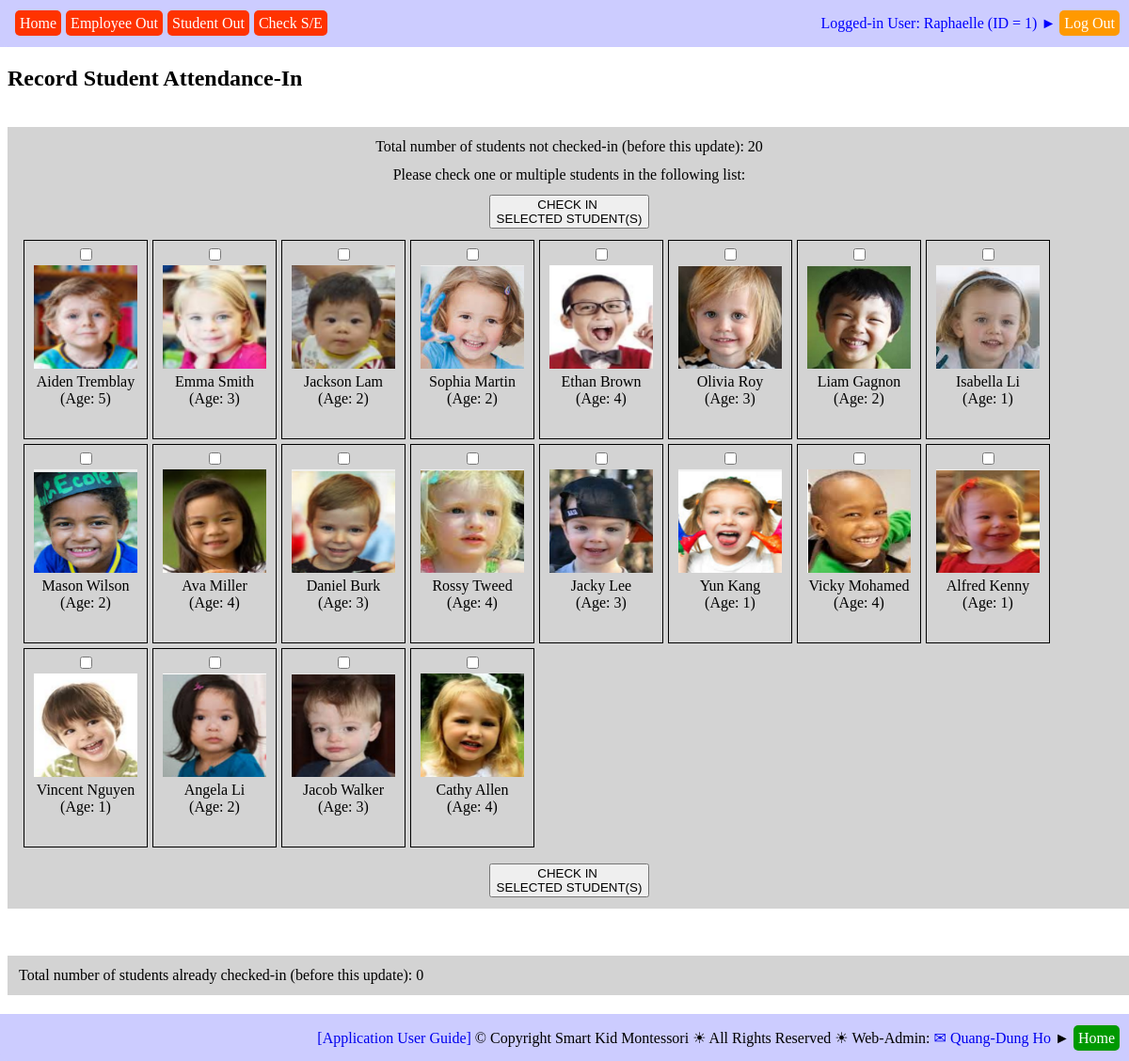
/record_student_attendance_in.php (signed in), run on the app's committed database.
### tables this page shows
CREATE TABLE `web_pages` (
  `PAGE_ID` int(11) NOT NULL,
  `TAG_CLASS` varchar(50) NOT NULL,
  `TYPE` varchar(20) NOT NULL,
  `HREF` varchar(500) NOT NULL,
  `ICON_URL` varchar(500) NOT NULL,
  `TITLE` varchar(200) NOT NULL,
  `TITLE_SHORT` varchar(200) NOT NULL,
  `STATUS` varchar(20) NOT NULL
);

CREATE TABLE `students` (
  `STU_ID` int(11) NOT NULL,
  `STU_FIRST_NAME` varchar(50) NOT NULL,
  `STU_LAST_NAME` varchar(25) NOT NULL,
  `STU_BIRTHDATE` date NOT NULL,
  `STU_SEX` varchar(1) NOT NULL,
  `STU_PHOTO` varchar(50) NOT NULL,
  `STU_START_DATE` date NOT NULL,
  `STU_GRAD_DATE` date NOT NULL,
  `STU_DAILY_FEE` float NOT NULL,
  `STU_CREDENTIAL` varchar(10) NOT NULL,
  `STU_NOTES` text NOT NULL
);

### sql_queries.php (called while the page is built, shortened)
<?php
	function connectDB()
	{
		$db_hostname = "localhost";
		$db_name     = "montessori";
		$db_username = "root";
		$db_password = "";
		$db = mysqli_connect($db_hostname, $db_username, $db_password, $db_name);
		return ($db);
	}
	function getResult($query)
	{
		$db = connectDB();
		$result = mysqli_query($db, $query);
		return ($result);
	}
?>

### db_operations.php (the view, shortened to what this page needs)
<?php
require_once("sql_queries.php");
function insert_DB_QUERY_LOGS($user_name, $queryStrToDisplay)
{
	$queryStr = "INSERT INTO ";
		$queryStr = $queryStr . "DB_QUERY_LOGS(";
		$queryStr = $queryStr . "QUERY_STR";
		$queryStr = $queryStr . ", " . "USER_NAME";
		$queryStr = $queryStr . ", " . "DATE_TIME";
		$queryStr = $queryStr . ", " . "IP_ADDR";
		$queryStr = $queryStr . ")";
	$queryStr = $queryStr . " VALUES(";
		$queryStr = $queryStr . "'" . $queryStrToDisplay .  "'";
		$queryStr = $queryStr . ", " . "'" . $user_name . "'";
		$queryStr = $queryStr . ", " . "NOW()";
		$queryStr = $queryStr . ", " . "'" . get_client_ip() .  "'";
		$queryStr = $queryStr . ")";
	$queryStr = $queryStr . ";";
	$result = getResult($queryStr);
	return ($result);
}
function getStudents_NotAttendanceCheckedToday($event_type, $debug_on)
{
	$queryStr = 'SELECT  ';
		$queryStr = $queryStr . 'STUDENTS.STU_ID';
		$queryStr = $queryStr . ', ' . 'CONCAT(STUDENTS.STU_FIRST_NAME, " ", STUDENTS.STU_LAST_NAME) AS STU_NAME';
		$queryStr = $queryStr . ', ' . 'STUDENTS.STU_BIRTHDATE';
		$queryStr = $queryStr . ', ' . 'FLOOR(DATEDIFF(NOW(), STUDENTS.STU_BIRTHDATE)/365.25) AS STU_AGE';
		$queryStr = $queryStr . ', ' . 'STUDENTS.STU_PHOTO';
	$queryStr = $queryStr . ' FROM ';
		$queryStr = $queryStr . 'STUDENTS';
	$queryStr = $queryStr . ' WHERE  STUDENTS.STU_ID NOT IN ';
		$queryStr = $queryStr . '(SELECT STUDENT_ATTENDANCES.STU_ID FROM STUDENT_ATTENDANCES WHERE
										STUDENT_ATTENDANCES.DATE_TIME >= CURDATE() AND
										STUDENT_ATTENDANCES.DATE_TIME < (CURDATE() + INTERVAL 1 DAY) AND
										STUDENT_ATTENDANCES.EVENT_TYPE = "' . $event_type . '")';
	$queryStr = $queryStr . ';';
	$result = getResult($queryStr);
	return ($result);
}
function createStudentList_AttendanceCheck($result)
{
	$resultRows = mysqli_num_rows($result);
	for ($row = 0; $row < $resultRows; $row++)
	{
		$currentRow = mysqli_fetch_row($result);
		echo '<div class="imagelinkbox">';
		echo '<input type="checkbox" name="checked_student_ids[]"' .
				' id="' . $currentRow[0] . '_id"' .
				' value="' . $currentRow[0] . '"' .  '>';
		echo '<br/>';
		echo '<label for="' . $currentRow[0] . '_id">' .
		     	'<img src="' . $currentRow[4] . '" alt="student photo" height="110" width="110">' .
				'<br/>' . $currentRow[1] . '<br/>' . ' (Age: ' . $currentRow[3] . ')' . '</label>';
		echo '</div>';
	}
}
function getTabsOfPage($this_page_url, $debug_on)
{
	$queryStr = 'SELECT ';
		$queryStr = $queryStr .'HREF';
		$queryStr = $queryStr . ', ' . 'TITLE_SHORT';
	$queryStr = $queryStr . ' FROM ';
		$queryStr = $queryStr . 'WEB_PAGES';
	$queryStr = $queryStr . ' WHERE ';
		$queryStr = $queryStr . 'PAGE_ID IN';
		$queryStr = $queryStr . '(';
			$queryStr = $queryStr . 'SELECT ';
				$queryStr = $queryStr . 'TAB_PAGE_ID';
			$queryStr = $queryStr . ' FROM ';
				$queryStr = $queryStr . 'PAGE_TABS';
			$queryStr = $queryStr . ' WHERE ';
				$queryStr = $queryStr . 'PAGE_ID IN';
				$queryStr = $queryStr . '(';
					$queryStr = $queryStr . 'SELECT ';
						$queryStr = $queryStr . 'PAGE_ID';
					$queryStr = $queryStr . ' FROM ';
						$queryStr = $queryStr . 'WEB_PAGES';
					$queryStr = $queryStr . ' WHERE ';
						$queryStr = $queryStr . '(INSTR("' . $this_page_url .'", HREF) > 0)';
					$queryStr = $queryStr . ')';
				$queryStr = $queryStr . ')';
	$queryStr = $queryStr . ';';
	$result = getResult($queryStr);
	return ($result);
}
function get_client_ip() {
    $ipaddress = '';
    if (isset($_SERVER['HTTP_CLIENT_IP']) && ($_SERVER['HTTP_CLIENT_IP']))
        $ipaddress = $_SERVER['HTTP_CLIENT_IP'];
    else if (isset($_SERVER['HTTP_X_FORWARDED_FOR']) && ($_SERVER['HTTP_X_FORWARDED_FOR']))
        $ipaddress = $_SERVER['HTTP_X_FORWARDED_FOR'];
    else if (isset($_SERVER['HTTP_X_FORWARDED']) && ($_SERVER['HTTP_X_FORWARDED']))
        $ipaddress = $_SERVER['HTTP_X_FORWARDED'];
    else if (isset($_SERVER['HTTP_FORWARDED_FOR']) && ($_SERVER['HTTP_FORWARDED_FOR']))
        $ipaddress = $_SERVER['HTTP_FORWARDED_FOR'];
    else if (isset($_SERVER['HTTP_FORWARDED']) && ($_SERVER['HTTP_FORWARDED']))
        $ipaddress = $_SERVER['HTTP_FORWARDED'];
    else if (isset($_SERVER['REMOTE_ADDR']) && ($_SERVER['REMOTE_ADDR']))
        $ipaddress = $_SERVER['REMOTE_ADDR'];
    else
        $ipaddress = 'unknown';
    return $ipaddress;
}
?>

### tab_header.php
<div style="
    		position: fixed;
    		height: 20px;
 		   	width: 50%;
    		top: 7px;
    		left: 6px;
    		right: 0;
    		background-color: transparent;"
>
<div style="
	display: table;
	height: 26px;
    width: 100%;
    margin: 0px;
    background-color: transparent;
    border-radius: 10px;
    text-align: left">
	<div style="
		display: table-cell;
		height: 26px;
    	width: 100%;
    	padding: 5px;
    	vertical-align: middle;">
	<?php
	require_once("db_operations.php");
	$tabs = getTabsOfPage($_SERVER["PHP_SELF"], true);
	$tabNum = mysqli_num_rows($tabs);
	for ($row = 0; $row < $tabNum; $row++)
	{
		$currentTab = mysqli_fetch_row($tabs);
		echo '<a href="' . $currentTab[0] . '" style="background-color: rgb(255, 51, 0); color: white; text-decoration: none; padding: 5px; margin-left: 5px; border-radius: 5px">' . $currentTab[1] . '</a>';
	}
	?>
	</div>
</div>
</div>

### imglinkboxes.css (style rules this page uses)
div.imagelinkbox { float: left; width: 120px; height: 200px; margin: 0 0 5px 5px; padding: 5px; border: 1px solid black; text-align: center; }
img { border: 1px solid transparent; }

### common.css (style rules this page uses)
a { text-decoration: none; }

### data on the page
web_pages: TITLE_SHORT "Home"
web_pages: TITLE_SHORT "Employee Out"
web_pages: TITLE_SHORT "Student Out"
web_pages: TITLE_SHORT "Check S/E"
students: STU_PHOTO (picture), currentRow "Aiden Tremblay", currentRow "5"
students: STU_PHOTO (picture), currentRow "Emma Smith", currentRow "3"
students: STU_PHOTO (picture), currentRow "Jackson Lam", currentRow "2"
students: STU_PHOTO (picture), currentRow "Sophia Martin", currentRow "2"
students: STU_PHOTO (picture), currentRow "Ethan Brown", currentRow "4"
students: STU_PHOTO (picture), currentRow "Olivia Roy", currentRow "3"
students: STU_PHOTO (picture), currentRow "Liam Gagnon", currentRow "2"
students: STU_PHOTO (picture), currentRow "Isabella Li", currentRow "1"
students: STU_PHOTO (picture), currentRow "Mason Wilson", currentRow "2"
students: STU_PHOTO (picture), currentRow "Ava Miller", currentRow "4"
students: STU_PHOTO (picture), currentRow "Daniel Burk", currentRow "3"
students: STU_PHOTO (picture), currentRow "Rossy Tweed", currentRow "4"
students: STU_PHOTO (picture), currentRow "Jacky Lee", currentRow "3"
students: STU_PHOTO (picture), currentRow "Yun Kang", currentRow "1"
students: STU_PHOTO (picture), currentRow "Vicky Mohamed", currentRow "4"
students: STU_PHOTO (picture), currentRow "Alfred Kenny", currentRow "1"
students: STU_PHOTO (picture), currentRow "Vincent Nguyen", currentRow "1"
students: STU_PHOTO (picture), currentRow "Angela Li", currentRow "2"
students: STU_PHOTO (picture), currentRow "Jacob Walker", currentRow "3"
students: STU_PHOTO (picture), currentRow "Cathy Allen", currentRow "4"

### other printed values
$emp_name "Raphaelle"
$emp_id "1"
$studentsNotCheckedInNum "20"
$studentsInSchoolNowNum "0"
